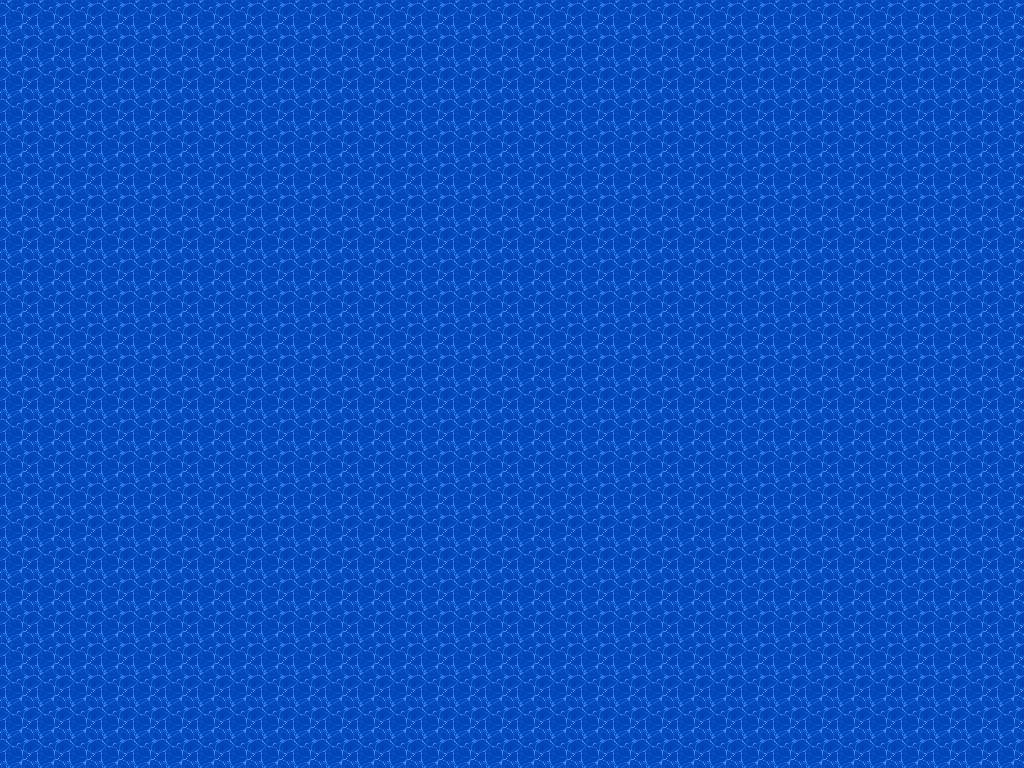

This is a level from a 2D game, rendered from its Tiled map with the project's own tilesets. A one-line summary and the map file follow, with tile-layer data summarised:
An orthogonal 32x24 tile map with 32x32 px tiles, 3 tile layers (Tile Layer 1, Tile Layer 2, Tile Layer 3), 1 hidden layer not drawn, 2 tilesets.

<map version="1.0" orientation="orthogonal" renderorder="right-down" width="32" height="24" tilewidth="32" tileheight="32" nextobjectid="1">
 <tileset firstgid="1" name="SEA01" tilewidth="32" tileheight="32">
  <image source="../images/SEA01.png" width="320" height="240" />
 </tileset>
 <tileset firstgid="71" name="collision" tilewidth="32" tileheight="32">
  <image source="../images/collision.png" width="64" height="32" />
 </tileset>
 <layer name="Tile Layer 1" width="32" height="24">
  <data>[768 cells, 768 non-empty, 16 distinct tile ids]</data>
 </layer>
 <layer name="Tile Layer 2" width="32" height="24">
  <data>[768 cells, 0 non-empty, 0 distinct tile ids]</data>
 </layer>
 <layer name="Tile Layer 3" width="32" height="24">
  <data>[768 cells, 0 non-empty, 0 distinct tile ids]</data>
 </layer>
 <layer name="Tile Layer 4" width="32" height="24" visible="0">
  <data>[768 cells, 208 non-empty, 1 distinct tile ids]</data>
 </layer>
</map>
